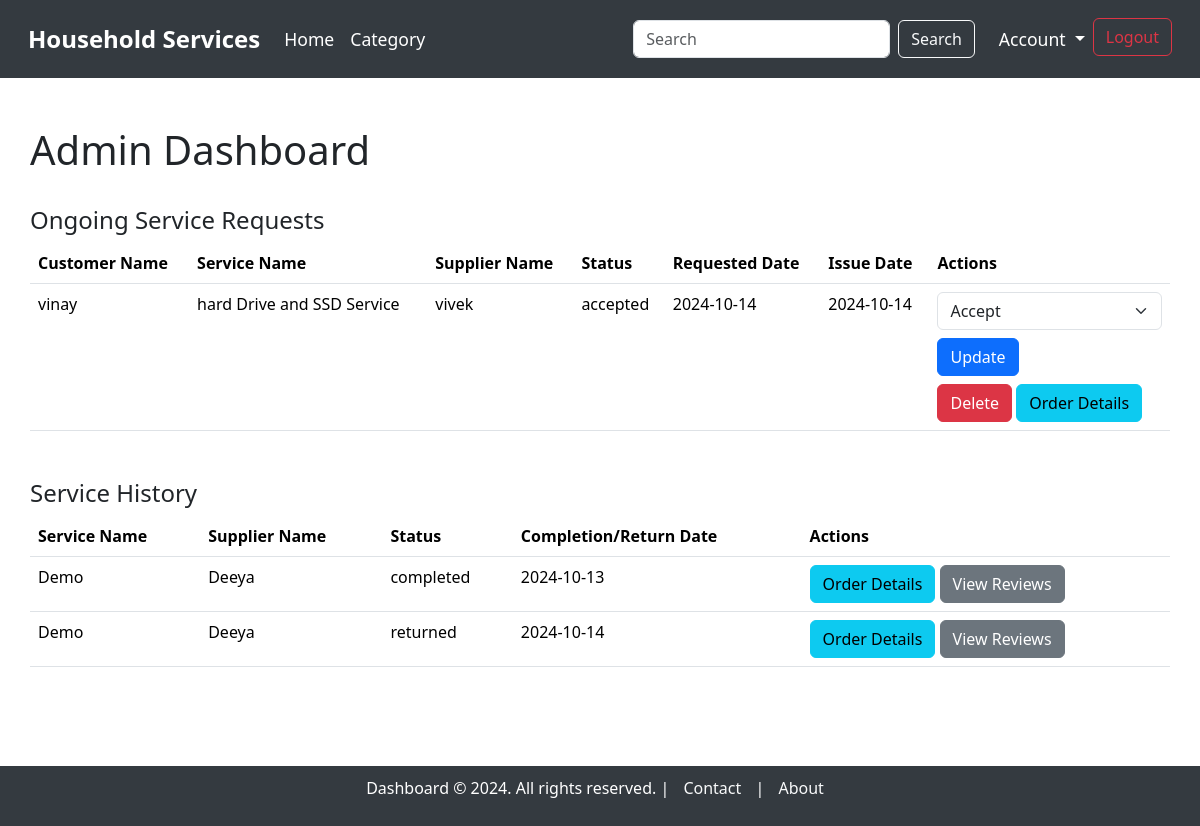
Page /admin_dashboard (signed in) on the earlier database version.
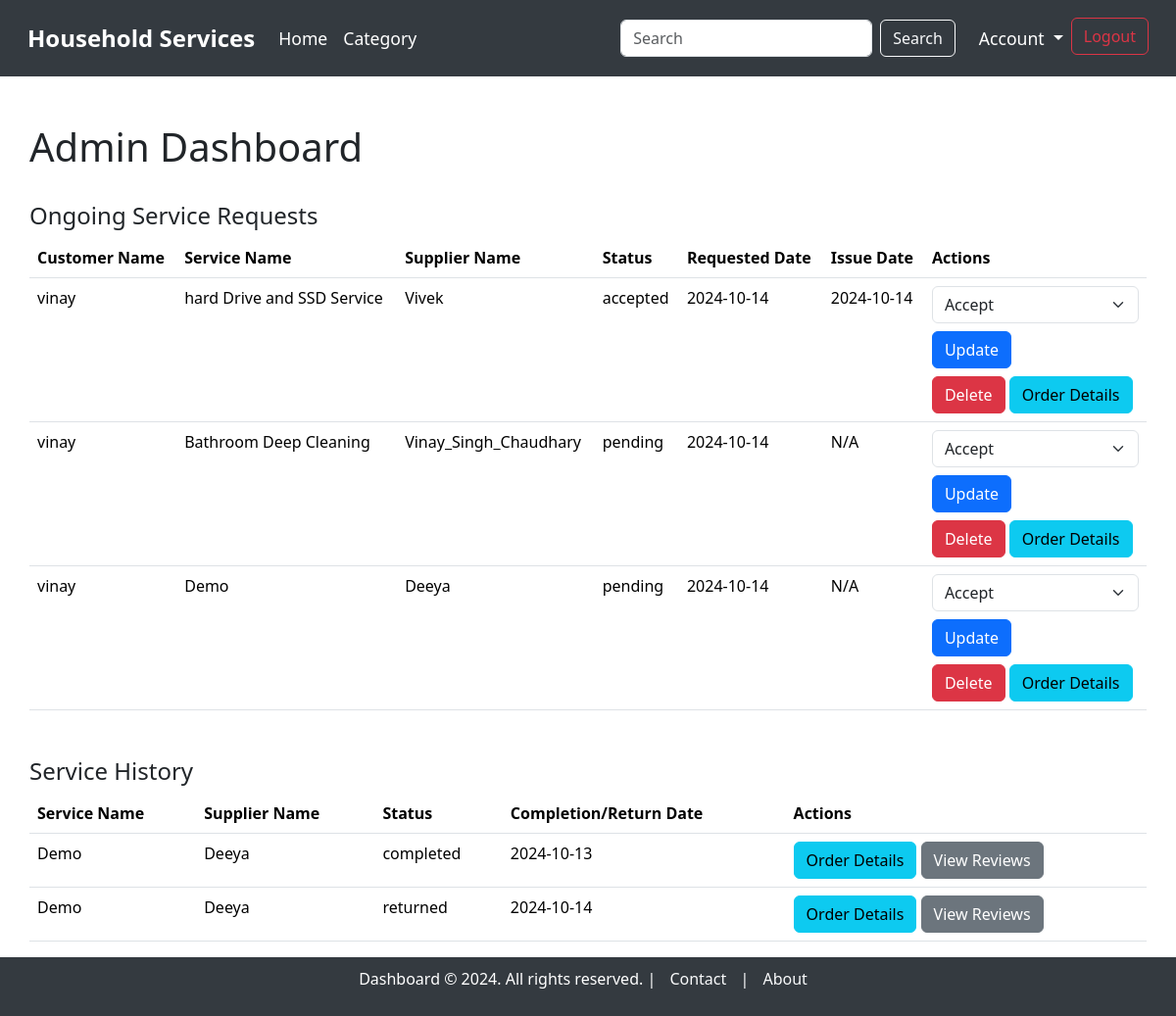
Same page on the later database version.
### model.py (models this page shows, shortened)
class ServiceRequest(db.Model):
    __tablename__ = "service_requests"
    service_request_id = db.Column(db.Integer, autoincrement=True, primary_key=True)
    service_id = db.Column(db.Integer, db.ForeignKey('service.service_id'), nullable=False)
    user_id = db.Column(db.Integer, db.ForeignKey('users.user_id'), nullable=False)
    supplier_id = db.Column(db.Integer, db.ForeignKey('users.user_id'), nullable=True)  # Link to supplier (optional)
    service_description = db.Column(db.String, nullable=False)
    experience_years = db.Column(db.Integer, nullable=True)
    created_at = db.Column(db.DateTime, default=datetime.utcnow)
    updated_at = db.Column(db.DateTime, default=datetime.utcnow, onupdate=datetime.utcnow)
    date_requested = db.Column(db.DateTime, default=datetime.utcnow, nullable=True)
    date_issued = db.Column(db.DateTime, nullable=True)  #accepted date
    date_completed = db.Column(db.DateTime, nullable=True)
    date_returned = db.Column(db.DateTime, nullable=True)
    status = db.Column(db.String, default='pending')  # 'pending', 'accepted', 'rejected', 'completed', 'returned', 'cancelled'
    price = db.Column(db.Integer, nullable=False)  # Price associated with the service
    customer = db.relationship('User', foreign_keys=[user_id], backref='customer_requests')
    supplier = db.relationship('User', foreign_keys=[supplier_id], backref='supplier_requests')
    service = db.relationship('Service', backref='requests')

class User(db.Model):
    __tablename__ = "users"
    user_id = db.Column(db.Integer, autoincrement=True, primary_key=True)
    full_name = db.Column(db.String, nullable=False)
    username = db.Column(db.String, unique=True, nullable=False)
    email = db.Column(db.String, unique=True, nullable=False)
    password = db.Column(db.String, nullable=False)
    address = db.Column(db.String, nullable=False)
    pincode = db.Column(db.String, nullable=False)
    role = db.Column(db.String, nullable=False)  # 'customer' or 'supplier'
    service_name = db.Column(db.String)  # Only applicable if the user is a supplier
    experience_years = db.Column(db.Integer)  # Only applicable if the user is a supplier
    document = db.Column(db.String)  # Path or name of the uploaded document, only for suppliers

class Service(db.Model):
    __tablename__ = "service"
    service_id = db.Column(db.Integer, autoincrement=True, primary_key=True)
    category_id = db.Column(db.Integer, db.ForeignKey('category.category_id'), nullable=False)  # Link to Category model
    supplier_id = db.Column(db.Integer, db.ForeignKey('users.user_id'), nullable=False)  # Link to the supplier
    service_name = db.Column(db.String, unique=True, nullable=False)
    service_description = db.Column(db.String, nullable=False)
    created_at = db.Column(db.DateTime, default=datetime.utcnow)
    updated_at = db.Column(db.DateTime, default=datetime.utcnow, onupdate=datetime.utcnow)
    price = db.Column(db.Integer)
    image = db.Column(db.String)  # Path to the uploaded image
    supplier = db.relationship('User', backref='services')  # Relationship to supplier (User)
    category = db.relationship('Category', backref='services')  # Relationship to Category

### main.py (the view)
@app.route('/admin_dashboard', methods=['GET'])
@login_required(role="admin")
def admin_dashboard():
    service_requests = ServiceRequest.query.filter(ServiceRequest.status.in_(['pending', 'accepted'])).all()
    history_requests = ServiceRequest.query.filter(ServiceRequest.status.in_(['completed', 'returned'])).all()
    return render_template('dashboard/admin_dashboard.html',
                           service_requests=service_requests,
                           history_requests=history_requests)

### main.py (called while the page is built)
def login_required(role):
    def wrapper(original):
        @wraps(original)
        def inner(*args, **kwargs):  # *args = list of arguments, **kwargs = key word arguments
            if session.get("username") and session.get("role") == role:
                return original(*args, **kwargs)
            else:
                flash(f"You need to login as {role}", "warning")
                return redirect(url_for("login"))
        return inner
    return wrapper

### templates/dashboard/admin_dashboard.html (shortened to what this page needs)
{% extends 'base_dashboard.html' %}
{% block content %}
<div class="container mt-5">
    <h1>Admin Dashboard</h1>
    <br>
    <h4>Ongoing Service Requests</h4>
    {% if service_requests %}
        <table class="table">
            <thead>
                <tr>
                    <th>Customer Name</th>
                    <th>Service Name</th>
                    <th>Supplier Name</th>
                    <th>Status</th>
                    <th>Requested Date</th>
                    <th>Issue Date</th>
                    <th>Actions</th>
                </tr>
            </thead>
            <tbody>
                {% for request in service_requests %}
                    <tr>
                        <td>{{ request.customer.full_name }}</td>
                        <td>{{ request.service.service_name }}</td>
                        <td>{{ request.service.supplier.full_name if request.service.supplier else 'Not Assigned' }}</td>
                        <td>{{ request.status }}</td>
                        <td>{{ request.date_requested.strftime('%Y-%m-%d') }}</td>
                        <td>{{ request.date_issued.strftime('%Y-%m-%d') if request.date_issued else 'N/A' }}</td>
                        <td>
                            <form action="{{ url_for('update_service_request', service_request_id=request.service_request_id) }}" method="POST">
                                <select name="status" class="form-select">
                                    <option value="accepted">Accept</option>
                                </select>
                                <button type="submit" class="btn btn-primary mt-2">Update</button>
                            </form>
                            <form action="{{ url_for('delete_service_request', service_request_id=request.service_request_id) }}" method="POST" style="display:inline;">
                                <button type="submit" class="btn btn-danger mt-2">Delete</button>
                            </form>
                            <a href="{{ url_for('order_details', service_request_id=request.service_request_id) }}" class="btn btn-info mt-2">Order Details</a>
                        </td>
                    </tr>
                {% endfor %}
            </tbody>
        </table>
    {% else %}
        <p>No ongoing service requests found.</p>
    {% endif %}
    <h4 class="mt-5">Service History</h4>
    {% if history_requests %}
        <table class="table">
            <thead>
                <tr>
                    <th>Service Name</th>
                    <th>Supplier Name</th>
                    <th>Status</th>
                    <th>Completion/Return Date</th>
                    <th>Actions</th>
                </tr>
            </thead>
            <tbody>
                {% for request in history_requests %}
                    <tr>
                        <td>{{ request.service.service_name }}</td>
                        <td>{{ request.service.supplier.full_name }}</td>
                        <td>{{ request.status }}</td>
                        <td>
                            {% if request.status == 'completed' %}
                                {{ request.date_completed.strftime('%Y-%m-%d') if request.date_completed else 'N/A' }}
                            {% elif request.status == 'returned' %}
                                {{ request.date_returned.strftime('%Y-%m-%d') if request.date_returned else 'N/A' }}
                            {% elif request.status == 'rejected' %}
                                {{ request.date_rejected.strftime('%Y-%m-%d') if request.date_rejected else 'N/A' }}
                            {% else %}
                                N/A
                            {% endif %}
                        </td>
                        <td>
                            <a href="{{ url_for('order_details', service_request_id=request.service_request_id) }}" class="btn btn-info">Order Details</a>
                            {% if request.status in ['completed', 'returned', 'rejected'] %}
                                <a href="{{ url_for('view_reviews', service_request_id=request.service_request_id) }}" class="btn btn-secondary">View Reviews</a>
                            {% endif %}
                        </td>
                    </tr>
                {% endfor %}
            </tbody>
        </table>
    {% else %}
        <p>No service history found.</p>
    {% endif %}
</div>
{% endblock %}

### templates/base_dashboard.html (shortened to what this page needs)
<!DOCTYPE html>
<html lang="en">
<head>
    <link href="https://cdn.jsdelivr.net/npm/bootstrap@5.3.3/dist/css/bootstrap.min.css" rel="stylesheet"
>
</head>
<body>
    <nav class="navbar navbar-expand-lg">
        <div class="container-fluid">
            <a class="navbar-brand" href="/">Household Services</a>
            <div class="collapse navbar-collapse" id="navbarNavDropdown">
                <ul class="navbar-nav me-auto mb-2 mb-lg-0">
                    <li class="nav-item">
                        <a class="nav-link" href="/">Home</a>
                    </li>
                    <li class="nav-item">
                        <a class="nav-link" href="/category/category_dashboard.html">Category</a>
                    </li>
                </ul>
                <form class="d-flex me-3" action="/search" method="GET">
                    <input class="form-control me-2" type="search" name="query" placeholder="Search" aria-label="Search">
                    <button class="btn btn-outline-light" type="submit">Search</button>
                </form>
                <ul class="navbar-nav">
                    {% if session.get('username') %}
                        <li class="nav-item dropdown">
                            <a class="nav-link dropdown-toggle" href="#" id="accountDropdown" role="button"
                                data-bs-toggle="dropdown" aria-expanded="false">
                                Account
                            </a>
                        </li>
                        <li class="nav-item">
                            <form action="{{ url_for('logout') }}" method="POST" class="d-inline">
                                <button type="submit" class="btn btn-outline-danger">Logout</button>
                            </form>
                        </li>
                    {% else %}
                        <li class="nav-item">
                            <a class="btn btn-outline-primary" href="/login">Login</a>
                        </li>
                    {% endif %}
                </ul>
            </div>
        </div>
    </nav>
    <div class="container mt-5" style="min-height: 80vh;">
        {% block content %}
        {% endblock %}
    </div>
    <footer>
        <p>Dashboard © 2024. All rights reserved. |
            <a href="/contact">Contact</a> |
            <a href="/about">About</a>
        </p>
    </footer>
</body>
</html>

### templates/base_dashboard.html (style rules this page uses)
.navbar-brand { font-weight: bold; font-size: 1.5rem; }
.nav-item .nav-link { font-size: 1.1rem; }
.navbar { background-color: #343a40; padding: 1rem; }
.navbar .nav-link, .navbar .navbar-brand { color: white; }
footer { background-color: #343a40; color: white; padding: 10px 0; text-align: center; width: 100%; position: relative; bottom: 0; }
footer a { color: #f8f9fa; margin: 0 10px; text-decoration: none; }
body { overflow-x: hidden; }
.container { max-width: 100%; padding: 0 15px; }

Differences in the rows shown:
changed through a linked row, ServiceRequest "accepted": service.supplier "vivek" → "Vivek"
added ServiceRequest: customer.full_name "vinay", service.service_name "Bathroom Deep Cleaning", service.supplier "Vinay_Singh_Chaudhary", status "pending", date_requested "2024-10-14", date_issued "N/A", shown under "Ongoing Service Requests"
added ServiceRequest: customer.full_name "vinay", service.service_name "Demo", service.supplier "Deeya", status "pending", date_requested "2024-10-14", date_issued "N/A", shown under "Ongoing Service Requests"
